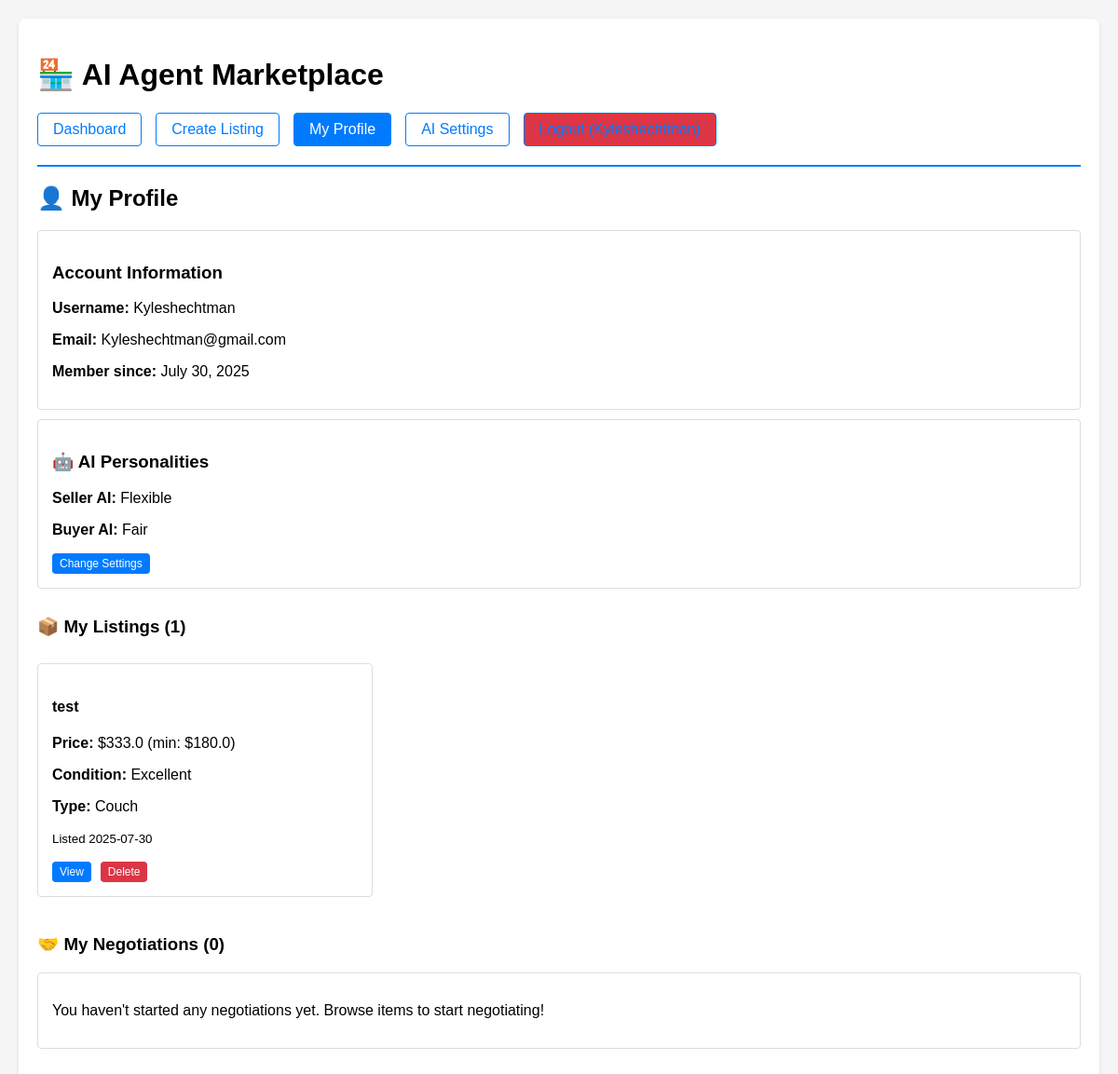
Screenshot of /profile (signed in) with the database file from the repository.
### models/database.py (models this page shows, shortened)
class User(UserMixin, db.Model):
    __tablename__ = 'users'
    id = db.Column(db.Integer, primary_key=True)
    username = db.Column(db.String(80), unique=True, nullable=False)
    email = db.Column(db.String(120), unique=True, nullable=False)
    password_hash = db.Column(db.String(128), nullable=False)
    seller_personality = db.Column(db.String(50), default='flexible')  # AI seller personality
    buyer_personality = db.Column(db.String(50), default='fair')      # AI buyer personality
    created_at = db.Column(db.DateTime, default=datetime.utcnow)
    items = db.relationship('Item', backref='owner', lazy=True, cascade='all, delete-orphan')
    negotiations_as_seller = db.relationship('Negotiation', foreign_keys='Negotiation.seller_id', backref='seller', lazy=True)
    negotiations_as_buyer = db.relationship('Negotiation', foreign_keys='Negotiation.buyer_id', backref='buyer', lazy=True)

class Item(db.Model):
    __tablename__ = 'items'
    id = db.Column(db.Integer, primary_key=True)
    user_id = db.Column(db.Integer, db.ForeignKey('users.id'), nullable=False)
    name = db.Column(db.String(200), nullable=False)
    description = db.Column(db.Text)
    furniture_type = db.Column(db.Enum(FurnitureType), nullable=False)
    starting_price = db.Column(db.Float, nullable=False)
    min_price = db.Column(db.Float, nullable=False)
    condition = db.Column(db.String(50), default='good')
    image_path = db.Column(db.String(200))
    is_sold = db.Column(db.Boolean, default=False)
    created_at = db.Column(db.DateTime, default=datetime.utcnow)
    negotiations = db.relationship('Negotiation', backref='item', lazy=True, cascade='all, delete-orphan')

### app.py (the view)
@main.route('/profile')
@login_required
def profile():
    user_items = Item.query.filter_by(user_id=current_user.id).order_by(Item.created_at.desc()).all()
    negotiations = Negotiation.query.filter(
        (Negotiation.seller_id == current_user.id) | (Negotiation.buyer_id == current_user.id)
    ).order_by(Negotiation.created_at.desc()).all()
    return render_template('profile.html', user_items=user_items, negotiations=negotiations)

### app.py (called while the page is built)
@login_manager.user_loader
def load_user(user_id):
    return User.query.get(int(user_id))

### templates/profile.html (shortened to what this page needs)
{% extends "base.html" %}
{% block content %}
<div class="profile-page">
    <h2>👤 My Profile</h2>
    <div class="user-info">
        <div class="card">
            <h3>Account Information</h3>
            <p><strong>Username:</strong> {{ current_user.username }}</p>
            <p><strong>Email:</strong> {{ current_user.email }}</p>
            <p><strong>Member since:</strong> {{ current_user.created_at.strftime('%B %d, %Y') }}</p>
        </div>
        <div class="card">
            <h3>🤖 AI Personalities</h3>
            <p><strong>Seller AI:</strong> {{ current_user.seller_personality.replace('_', ' ').title() }}</p>
            <p><strong>Buyer AI:</strong> {{ current_user.buyer_personality.replace('_', ' ').title() }}</p>
            <a href="{{ url_for('main.settings') }}" class="btn btn-primary btn-sm">Change Settings</a>
        </div>
    </div>
    <div class="profile-section">
        <h3>📦 My Listings ({{ user_items|length }})</h3>
        {% if user_items %}
        <div class="items-grid">
            {% for item in user_items %}
            <div class="card item-card">
                <h4>{{ item.name }}</h4>
                <p><strong>Price:</strong> ${{ item.starting_price }} (min: ${{ item.min_price }})</p>
                <p><strong>Condition:</strong> {{ item.condition.title() }}</p>
                <p><strong>Type:</strong> {{ item.furniture_type.value.replace('_', ' ').title() }}</p>
                <p><small>Listed {{ item.created_at.strftime('%Y-%m-%d') }}</small></p>
                {% if item.is_sold %}
                <span class="badge sold">SOLD</span>
                {% else %}
                <div class="item-actions">
                    <a href="{{ url_for('main.view_item', item_id=item.id) }}" class="btn btn-primary btn-sm">View</a>
                    <form method="POST" action="{{ url_for('main.delete_item', item_id=item.id) }}" style="display: inline;">
                        <button type="submit" class="btn btn-danger btn-sm" onclick="return confirm('Are you sure?')">Delete</button>
                    </form>
                </div>
                {% endif %}
            </div>
            {% endfor %}
        </div>
        {% else %}
        <div class="card">
            <p>You haven't created any listings yet. <a href="{{ url_for('main.create_listing') }}">Create your first listing!</a></p>
        </div>
        {% endif %}
    </div>
    <div class="profile-section">
        <h3>🤝 My Negotiations ({{ negotiations|length }})</h3>
        {% if negotiations %}
        <div class="negotiations-list">
            {% for negotiation in negotiations %}
            <div class="card negotiation-card">
                <div class="negotiation-header">
                    <h4>{{ negotiation.item.name }}</h4>
                    <span class="status-badge {{ negotiation.status.value }}">
                        {{ negotiation.status.value.replace('_', ' ').title() }}
                    </span>
                </div>
                <div class="negotiation-details">
                    <p><strong>Role:</strong>
                        {% if negotiation.seller_id == current_user.id %}
                        Seller
                        {% else %}
                        Buyer
                        {% endif %}
                    </p>
                    <p><strong>Other Party:</strong>
                        {% if negotiation.seller_id == current_user.id %}
                        {{ negotiation.buyer.username }}
                        {% else %}
                        {{ negotiation.seller.username }}
                        {% endif %}
                    </p>
                    <p><strong>Current Offer:</strong> ${{ negotiation.current_offer }}</p>
                    <p><strong>Round:</strong> {{ negotiation.round_number }}/{{ negotiation.max_rounds }}</p>
                    <p><small>Started {{ negotiation.created_at.strftime('%Y-%m-%d %H:%M') }}</small></p>
                </div>
                <div class="negotiation-actions">
                    <a href="{{ url_for('main.view_negotiation', negotiation_id=negotiation.id) }}" class="btn btn-primary btn-sm">
                        View Details
                    </a>
                </div>
            </div>
            {% endfor %}
        </div>
        {% else %}
        <div class="card">
            <p>You haven't started any negotiations yet. Browse items to start negotiating!</p>
        </div>
        {% endif %}
    </div>
</div>
{% endblock %}

### templates/base.html (style rules this page uses)
body { font-family: Arial, sans-serif; margin: 0; padding: 20px; background: #f5f5f5; }
.card { border: 1px solid #ddd; padding: 15px; margin: 10px 0; border-radius: 4px; }
.btn { padding: 8px 16px; border: none; border-radius: 4px; cursor: pointer; text-decoration: none; display: inline-block; }
.btn-primary { background: #007bff; color: white; }
.btn-danger { background: #dc3545; color: white; }

### templates/profile.html (style rules this page uses)
.profile-section { margin: 30px 0; }
.items-grid { display: grid; grid-template-columns: repeat(auto-fill, minmax(280px, 1fr)); gap: 20px; margin-top: 15px; }
.item-card { position: relative; }
.item-actions { margin-top: 10px; display: flex; gap: 10px; }
.btn-sm { padding: 4px 8px; font-size: 12px; }

### rows the page displays
User: username "Kyleshechtman", email "Kyleshechtman@gmail.com", created_at "July 30, 2025", seller_personality.replace "Flexible", buyer_personality.replace "Fair"
Item: name "test", starting_price "333.0", min_price "180.0", condition "Excellent", furniture_type.value.replace "Couch", created_at "2025-07-30"

### other values shown
{{ user_items|length }} "1"
{{ negotiations|length }} "0"
